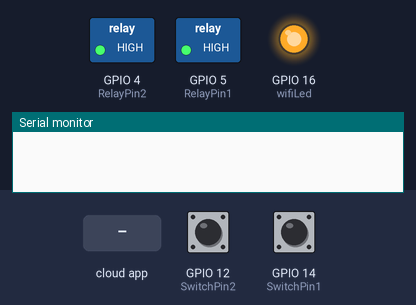
Recording of a sketch running on a simulated ESP8266 (NodeMCU). On the bench: switched loads named in the sketch (green lamp = pin HIGH), output pins drawn as LEDs (lit = HIGH), the last lines printed to the serial monitor. Inputs (shaded band) come from the test bench; at power-on: GPIO 14 (SwitchPin1) HIGH, GPIO 12 (SwitchPin2) HIGH. WiFi joins after 1.5 s; servers stay silent unless stated.

Above: at 2.7 s.
2.8 s: the phone or cloud app sets switch1 to 0
At 4.0 s:
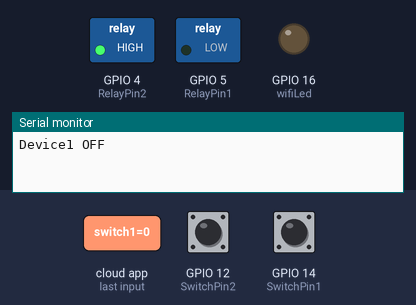
4.5 s: the phone or cloud app sets switch1 to 1
At 5.1 s:
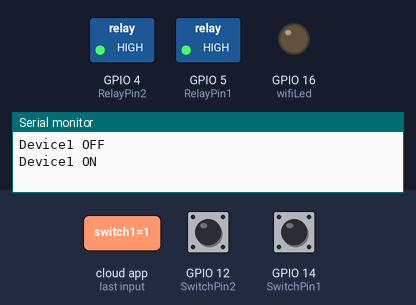
6.0 s: the phone or cloud app sets switch2 to 0
At 7.2 s:
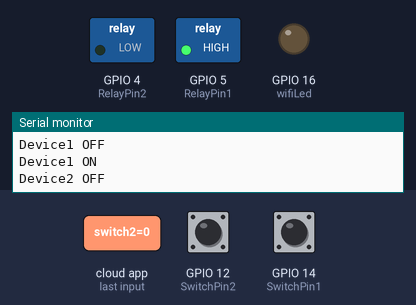
7.5 s: GPIO 14 (SwitchPin1) pulled LOW for 0.15 s
At 8.6 s:
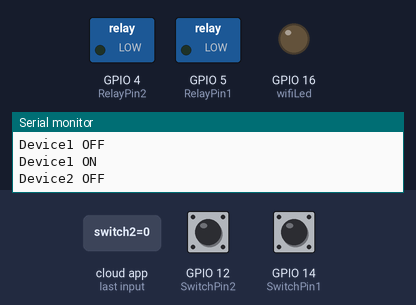
9.1 s: GPIO 14 (SwitchPin1) pulled LOW for 1 s
At 9.8 s:
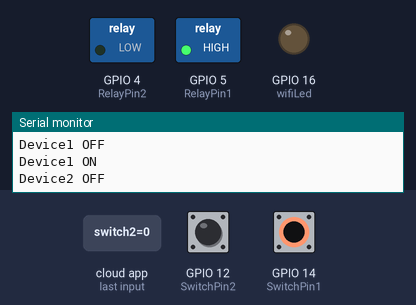
11.6 s: GPIO 14 (SwitchPin1) pulled LOW for 3.2 s
At 12.9 s:
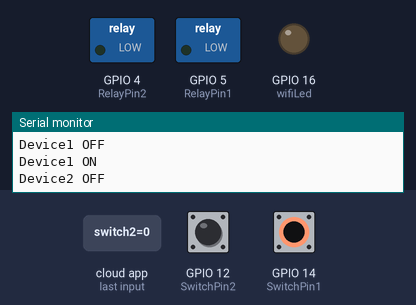
Timing chart, 0 to 14.6 s (numbered marks = the images above; inputs shaded):
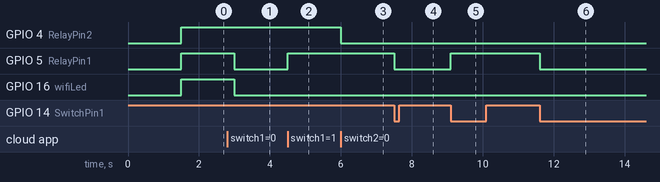

The sketch:

congtacthongminh.ino
```cpp
#include <ArduinoIoTCloud.h>
#include <Arduino_ConnectionHandler.h>
#include <ESP8266Wifi.h>

const char DEVICE_LOGIN_NAME[]  = "dc30aff4-8707-4436-8277-2906c5634137"; //Enter DEVICE ID

const char SSID[]               = "IP15 promax Haivo";    //Enter WiFi SSID (name)
const char PASS[]               = "0963414050";    //Enter WiFi password
const char DEVICE_KEY[]         = "3WGqjE6IXhkY!jjxgQ@X4QS6K";    //Enter Secret device password (Secret Key)


// define the GPIO connected with Relays and switches
#define RelayPin1 5  //D1
#define RelayPin2 4  //D2

#define SwitchPin1 14 //D5
#define SwitchPin2 12 //D6

#define SwitchPin3 13  //D7
#define SwitchPin4 3   //RX

#define wifiLed   16   //D0


int toggleState_1 = 0; //Define integer to remember the toggle state for relay 1
int toggleState_2 = 0; //Define integer to remember the toggle state for relay 2
int toggleState_3 = 0; //Define integer to remember the toggle state for relay 3
int toggleState_4 = 0; //Define integer to remember the toggle state for relay 4

void onSwitch1Change();
void onSwitch2Change();
void onSwitch3Change();
void onSwitch4Change();

CloudSwitch switch1;
CloudSwitch switch2;
CloudSwitch switch3;
CloudSwitch switch4;

void initProperties(){

  ArduinoCloud.setBoardId(DEVICE_LOGIN_NAME);
  ArduinoCloud.setSecretDeviceKey(DEVICE_KEY);

  ArduinoCloud.addProperty(switch1, READWRITE, ON_CHANGE, onSwitch1Change);
  ArduinoCloud.addProperty(switch2, READWRITE, ON_CHANGE, onSwitch2Change);

}

WiFiConnectionHandler ArduinoIoTPreferredConnection(SSID, PASS);

const int debounceDelay = 200; // Debounce delay in milliseconds
unsigned long lastDebounceTime1 = 0;
unsigned long lastDebounceTime2 = 0;
unsigned long lastDebounceTime3 = 0;
unsigned long lastDebounceTime4 = 0;

// Track the previous state of each switch to handle edge detection
bool previousSwitchState1 = HIGH;
bool previousSwitchState2 = HIGH;
bool previousSwitchState3 = HIGH;
bool previousSwitchState4 = HIGH;

void manual_control() {
  unsigned long currentMillis = millis();

  // Manual Switch Control
  // Check each switch pin and toggle the corresponding relay if the switch is pressed (LOW state)

  // Check if Switch 1 is pressed
  if (digitalRead(SwitchPin1) == LOW && previousSwitchState1 == HIGH) {
    if (currentMillis - lastDebounceTime1 >= debounceDelay) {
      toggleState_1 = !toggleState_1;
      digitalWrite(RelayPin1, toggleState_1);
      switch1 = toggleState_1; // Toggle Relay 1
      lastDebounceTime1 = currentMillis; // Update the last debounce time
    }
  }
  previousSwitchState1 = digitalRead(SwitchPin1);

  // Check if Switch 2 is pressed
  if (digitalRead(SwitchPin2) == LOW && previousSwitchState2 == HIGH) {
    if (currentMillis - lastDebounceTime2 >= debounceDelay) {
      toggleState_2 = !toggleState_2;
      digitalWrite(RelayPin2, toggleState_2);
      switch2 = toggleState_2; // Toggle Relay 2
      lastDebounceTime2 = currentMillis; // Update the last debounce time
    }
  }
  previousSwitchState2 = digitalRead(SwitchPin2);
}


void setup() {
  // Initialize serial and wait for port to open:
  Serial.begin(9600);
  // This delay gives the chance to wait for a Serial Monitor without blocking if none is found
  delay(1500);

  // Defined in thingProperties.h
  initProperties();

  // Connect to Arduino IoT Cloud
  ArduinoCloud.begin(ArduinoIoTPreferredConnection);

  setDebugMessageLevel(2);
  ArduinoCloud.printDebugInfo();

  pinMode(RelayPin1, OUTPUT);
  pinMode(RelayPin2, OUTPUT);

  pinMode(wifiLed, OUTPUT);

  pinMode(SwitchPin1, INPUT_PULLUP);
  pinMode(SwitchPin2, INPUT_PULLUP);

  //During Starting all Relays should TURN OFF
  digitalWrite(RelayPin1, HIGH);
  digitalWrite(RelayPin2, HIGH);

  digitalWrite(wifiLed, HIGH);  //Turn OFF WiFi LED
}

void loop() {
  ArduinoCloud.update();

  manual_control(); //Control relays manually

  if (WiFi.status() != WL_CONNECTED)
  {
    digitalWrite(wifiLed, HIGH); //Turn OFF WiFi LED
    //Serial.println("NO WIFI");
  }
  else{
    digitalWrite(wifiLed, LOW); //Turn ON WiFi LED
    //Serial.println("YES WIFI");
  }
}

void onSwitch1Change() {
  if (switch1 == 1)
  {
    digitalWrite(RelayPin1, HIGH);
    Serial.println("Device1 ON");
    toggleState_1 = 1;
  }
  else
  {
    digitalWrite(RelayPin1, LOW);
    Serial.println("Device1 OFF");
    toggleState_1 = 0;
  }
}

void onSwitch2Change() {
  if (switch2 == 1)
  {
    digitalWrite(RelayPin2, HIGH);
    Serial.println("Device2 ON");
    toggleState_2 = 1;
  }
  else
  {
    digitalWrite(RelayPin2, LOW);
    Serial.println("Device2 OFF");
    toggleState_2 = 0;
  }
}
```

Measured:
- after the input at 2.8 s, GPIO 5 (RelayPin1): HIGH → LOW after 0.20 s
- after the input at 4.5 s, GPIO 5 (RelayPin1): LOW → HIGH at once
- after the input at 6.0 s, GPIO 4 (RelayPin2): HIGH → LOW at once
- after the input at 7.5 s, GPIO 5 (RelayPin1): HIGH → LOW at once
- after the input at 9.1 s, GPIO 5 (RelayPin1): LOW → HIGH at once
- after the input at 11.6 s, GPIO 5 (RelayPin1): HIGH → LOW at once
